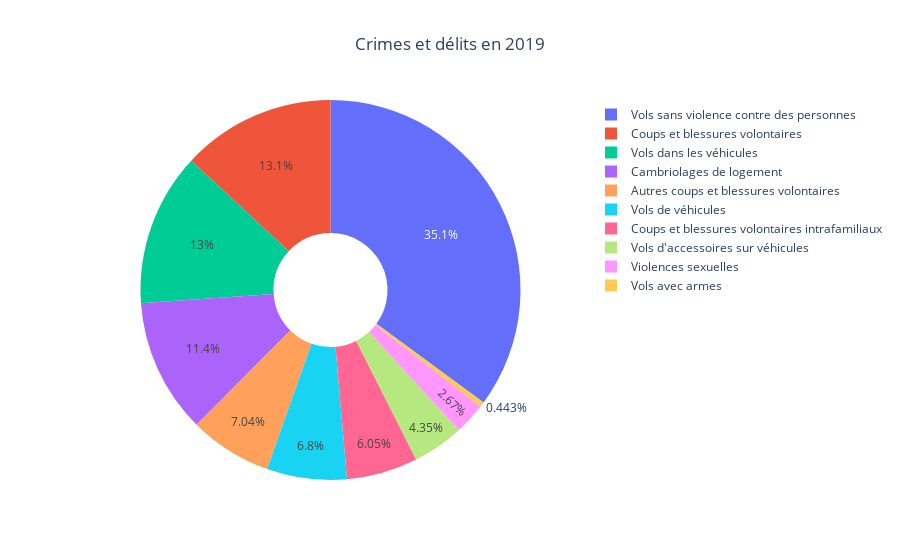

The notebook cell this image was saved under:
### Code cell
labels = ['Cambriolages de logement', 'Violences sexuelles', 'Coups et blessures volontaires', 'Coups et blessures volontaires intrafamiliaux', 'Autres coups et blessures volontaires', 'Vols avec armes', "Vols d'accessoires sur véhicules", 'Vols dans les véhicules', 'Vols de véhicules', 'Vols sans violence contre des personnes']
values = [237401, 55527, 271907, 125704, 146203, 9204, 90393, 270402, 141246, 728626]

fig = go.Figure(data=[go.Pie(labels=labels, values=values, hole=0.3)])

fig.update_layout(title_text='Crimes et délits en 2019', title_x=0.5)

fig.show()

### Figure 1 — Plotly figure (JSON) as saved in the notebook; plotly's stock layout.template omitted (floating-point values rounded to 4 significant figures)
{"data": [{"hole": 0.3, "labels": ["Cambriolages de logement", "Violences sexuelles", "Coups et blessures volontaires", "Coups et blessures volontaires intrafamiliaux", "Autres coups et blessures volontaires", "Vols avec armes", "Vols d'accessoires sur véhicules", "Vols dans les véhicules", "Vols de véhicules", "Vols sans violence contre des personnes"], "type": "pie", "values": [237401, 55527, 271907, 125704, 146203, 9204, 90393, 270402, 141246, 728626]}], "layout": {"title": {"text": "Crimes et délits en 2019", "x": 0.5}}}
